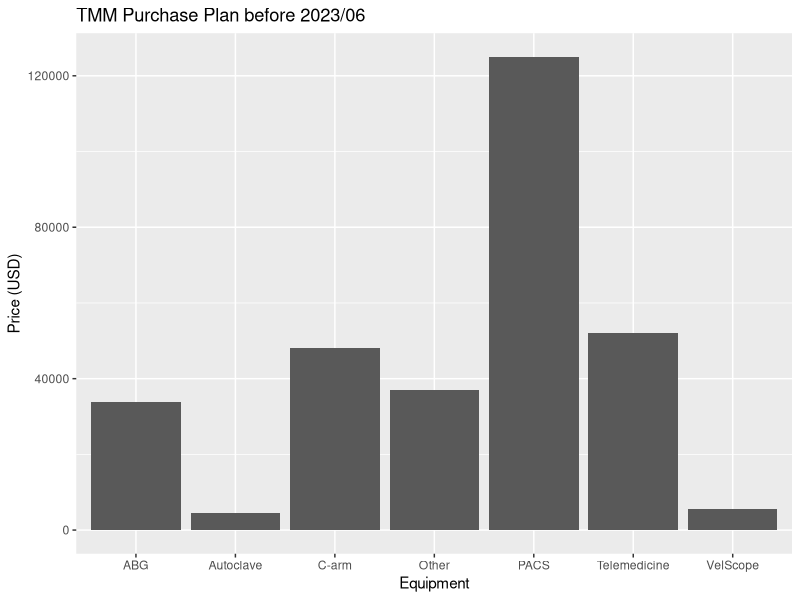

The R source for this figure: (Note: this script raises an error after producing the figure.)
# Load the required libraries
library(ggplot2)
library(dplyr)
library(gridExtra)

# Create a data frame with the TMM purchase progression data
tmm_data <- data.frame(
  Equipment = c("Autoclave", "C-arm", "ABG", "VelScope", "Telemedicine", "PACS", "Other"),
  Price = c(4400, 48000, 33760, 5500, 52000, 125000, 37013)
)

# Sort the data by price
tmm_data <- tmm_data %>% arrange(Price)

# Draw a stacked bar chart
ggplot(tmm_data, aes(x = Equipment, y = Price)) +
  geom_bar(stat = "identity") +
  ggtitle("TMM Purchase Plan before 2023/06") +
  xlab("Equipment") +
  ylab("Price (USD)")


### # Calculate the total budget (USD)
total_budget <- 305673

# Calculate the percentage of the total budget spent on Telemedicine, PACS, and C-arm
tmm_data$Percentage <- tmm_data$Price / total_budget * 100

# Create a new column to specify the color of each equipment category
tmm_data$Color <- ifelse(tmm_data$Equipment %in% c("Telemedicine", "PACS", "C-arm", "ABG", "VelScope", "Autoclave"), tmm_data$Equipment, "Others") # Others= xxx

# Order the data by price in descending order
tmm_data <- tmm_data %>% arrange(desc(Price))

# Create a pie chart for the major equipment categories
p1 <- ggplot(tmm_data %>% filter(Color != "Other"), aes(x = "", y = Percentage, fill = Color)) +
  geom_bar(width = 1, stat = "identity") +
  coord_polar("y", start = 0) +
  theme_void() +
  scale_fill_manual(values = c("Telemedicine" = "red", "PACS" = "turquoise2", "C-arm" = "brown", "ABG" = "wheat", "Others" = "white", "Veloscope" = "lawngreen", "Autoclave"="slateblue2")) +
  geom_text(aes(label = paste0("$", Price)), position = position_stack(vjust = 0.3), size =2)
#  scale_fill_manual(name = "Equipment", values = c("Telemedicine" = "red", "PACS" = "turquoise2", "C-arm" = "brown", "ABG" = "wheat", "Others" = "white", "Veloscope" = "lawngreen", "Autoclave"="slateblue2")) +
#  geom_text(aes(label = paste0("$", Price)), position = position_stack(vjust = 0.3), size = 2)

##
# Create a pie chart for the other equipment categories
p2 <- ggplot(tmm_data %>% filter(Color == "Other"), aes(x = "", y = Percentage, fill = Color)) +
  geom_bar(width = 1, stat = "identity") +
  coord_polar("y", start = 0) +
  theme_void() +
  scale_fill_manual(values = c("Other" = "slategray3")) +
  geom_text(aes(label = paste0(round(Percentage), "%")), position = position_stack(vjust = 0.5), size = 3)

# Arrange the two pie charts next to each other
grid.arrange(p1, p2, ncol = 2)


  